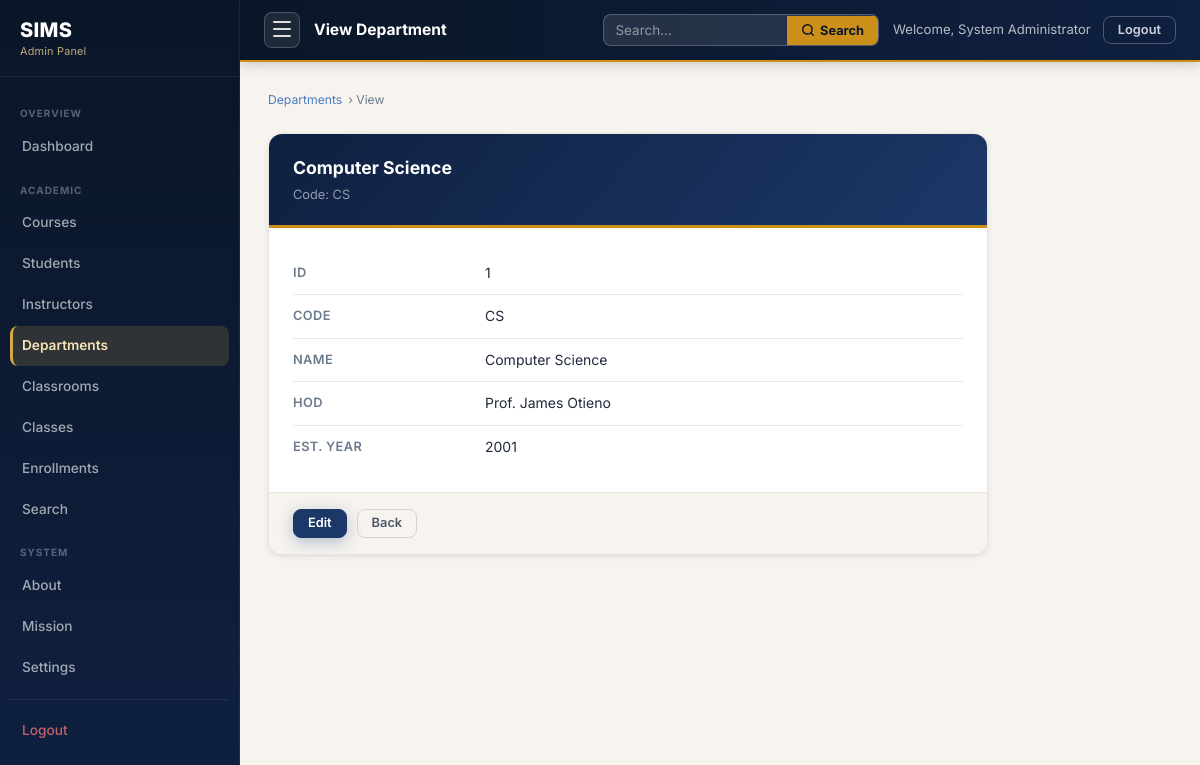
/department_view.php?id=1 (signed in), run on the app's committed database.
### tables this page shows
CREATE TABLE departments (
    department_id    INT          NOT NULL AUTO_INCREMENT,
    dept_code        VARCHAR(10)  NOT NULL,
    dept_name        VARCHAR(100) NOT NULL,
    hod_name         VARCHAR(150) DEFAULT NULL COMMENT 'Head of Department (optional)',
    established_year YEAR         DEFAULT NULL,

    CONSTRAINT pk_departments PRIMARY KEY (department_id),
    CONSTRAINT uq_dept_code   UNIQUE (dept_code),
    CONSTRAINT uq_dept_name   UNIQUE (dept_name)
);

### department_view.php (the view, shortened to what this page needs)
<?php
require_once '../config.php'; require_once 'admin_auth.php';
$id=(int)($_GET['id']??0); if($id<=0){header('Location: departments.php');exit;}
$s=$pdo->prepare("SELECT * FROM departments WHERE department_id=:id");
$s->execute([':id'=>$id]); $dept=$s->fetch(); if(!$dept){header('Location: departments.php');exit;}
require_once '../includes/admin_sidebar.php';
?>
<div class="admin-ph"><div class="admin-ph-breadcrumb"><a href="departments.php">Departments</a> &rsaquo; View</div></div>
<div class="view-card">
  <div class="view-card-header"><div class="view-card-title"><?=htmlspecialchars($dept['dept_name'],ENT_QUOTES,'UTF-8')?></div><div class="view-card-sub">Code: <?=htmlspecialchars($dept['dept_code'],ENT_QUOTES,'UTF-8')?></div></div>
  <div class="view-card-body">
    <div class="view-row"><span class="view-label">ID</span><span class="view-value"><?=(int)$dept['department_id']?></span></div>
    <div class="view-row"><span class="view-label">Code</span><span class="view-value"><?=htmlspecialchars($dept['dept_code'],ENT_QUOTES,'UTF-8')?></span></div>
    <div class="view-row"><span class="view-label">Name</span><span class="view-value"><?=htmlspecialchars($dept['dept_name'],ENT_QUOTES,'UTF-8')?></span></div>
    <div class="view-row"><span class="view-label">HOD</span><span class="view-value"><?=htmlspecialchars($dept['hod_name']??'—',ENT_QUOTES,'UTF-8')?></span></div>
    <div class="view-row"><span class="view-label">Est. Year</span><span class="view-value"><?=htmlspecialchars($dept['established_year']??'—',ENT_QUOTES,'UTF-8')?></span></div>
  </div>
  <div class="view-card-footer"><a href="department_edit.php?id=<?=(int)$id?>" class="btn btn-primary btn-sm">Edit</a><a href="departments.php" class="btn btn-ghost btn-sm">Back</a></div>
</div>
<?php require_once '../includes/admin_footer.php'; ?>

### sims.css (style rules this page uses)
:root { --primary-950: #0a1628; --primary-900: #0f2040; --primary-800: #152b55; --primary-700: #1c3868; --primary-600: #234a82; --primary-500: #2d5d9e; --primary-400: #4a7bc0; --primary-300: #7aa3d4; --primary-200: #b3cce8; --primary-100: #dce9f5; --primary-50: #eef4fb; --primary: var(--primary-700); --primary-dark: var(--primary-900); --primary-mid: var(--primary-600); --primary-light: var(--primary-400); --primary-tint: var(--primary-50); --accent-900: #7a4a05; --accent-800: #9e6108; --accent-700: #b8780f; --accent-600: #cc8f1a; --accent-500: #d4a843; --accent-400: #e0bc68; --accent-300: #ecd08f; --accent-200: #f5e4b8; --accent-100: #faf2dc; --accent-50: #fdf9ee; --accent: var(--accent-500); --accent-dark: var(--accent-700); --accent-light: var(--accent-300); --accent-tint: var(--accent-50); --success: #1a7a4a; --success-mid: #22a362; --success-light: #d4f0e3; --success-border: #7dd4aa; --error: #b91c1c; --error-mid: #dc2626; --error-light: #fde8e8; --error-border: #f4a4a4; --warning: #a16207; --warning-mid: #ca8a04; --warning-light: #fef9c3; --warning-border: #f0d080; --info: #0e5f8a; --info-mid: #1580bb; --info-light: #d0eaf7; --info-border: #80c4e8; --bg-body: #f0ebe3; --bg-tinted: #f7f4ef; --bg-surface: #faf8f5; --bg-white: #ffffff; --surface: #ffffff; --surface-alt: #fffdf8; --text-900: #111827; --text-700: #1f2a3c; --text-500: #4b5869; --text-400: #6b7a8d; --text-300: #9ba8b8; --text-inv: #ffffff; --text: var(--text-700); --text-secondary: var(--text-500); --text-muted: var(--text-400); --text-inverse: var(--text-inv); --border: #d8d1c8; --border-light: #ebe6df; --border-focus: var(--primary-500); --wood: #b8823a; --wood-light: #d4aa72; --wood-tint: #f5e9d8; --sp-1: 4px; --sp-2: 8px; --sp-3: 12px; --sp-4: 16px; --sp-5: 20px; --sp-6: 24px; --sp-7: 28px; --sp-8: 32px; --sp-10: 40px; --sp-12: 48px; --sp-16: 64px; --sp-20: 80px; --r-xs: 3px; --r-sm: 5px; --r: 8px; --r-md: 10px; --r-lg: 14px; --r-xl: 20px; --r-2xl: 28px; --r-full: 9999px; --shadow-xs: 0 1px 2px rgba(28, 46, 80, 0.06); --shadow-sm: 0 2px 6px rgba(28, 46, 80, 0.08), 0 1px 2px rgba(28, 46, 80, 0.05); --shadow: 0 4px 12px rgba(28, 46, 80, 0.10), 0 2px 4px rgba(28, 46, 80, 0.06); --shadow-md: 0 8px 24px rgba(28, 46, 80, 0.12), 0 3px 8px rgba(28, 46, 80, 0.07); --shadow-lg: 0 16px 40px rgba(28, 46, 80, 0.16), 0 6px 12px rgba(28, 46, 80, 0.09); --shadow-accent: 0 4px 16px rgba(212, 168, 67, 0.35); --shadow-primary: 0 4px 16px rgba(28, 58, 130, 0.30); --font: 'Inter', system-ui, -apple-system, BlinkMacSystemFont, 'Segoe UI', sans-serif; --font-mono: 'SFMono-Regular', 'Cascadia Code', Consolas, 'Liberation Mono', monospace; --ease-out: cubic-bezier(0.16, 1, 0.3, 1); --ease-in-out: cubic-bezier(0.45, 0, 0.55, 1); --dur-fast: 120ms; --dur: 200ms; --dur-slow: 350ms; --header-h: 66px; --max-w: 1100px; --max-w-form: 680px; }
*, *::before, *::after { box-sizing: border-box; margin: 0; padding: 0; }
html { scroll-behavior: smooth; -webkit-text-size-adjust: 100%; }
body { font-family: var(--font); font-size: 15px; line-height: 1.6; color: var(--text); background: var(--bg-body); min-height: 100vh; display: flex; flex-direction: column; -webkit-font-smoothing: antialiased; -moz-osx-font-smoothing: grayscale; }
a { color: var(--primary-light); text-decoration: none; transition: color var(--dur) var(--ease-out); }
.btn { display: inline-flex; align-items: center; justify-content: center; gap: var(--sp-2); padding: 10px 22px; font-family: var(--font); font-size: 0.875rem; font-weight: 600; line-height: 1; border-radius: var(--r); border: 1.5px solid transparent; cursor: pointer; text-decoration: none; white-space: nowrap; transition: background var(--dur) var(--ease-out), color var(--dur) var(--ease-out), border-color var(--dur) var(--ease-out), transform var(--dur) var(--ease-out), box-shadow var(--dur) var(--ease-out); position: relative; overflow: hidden; }
.btn-primary { background: var(--primary-700); color: #fff; border-color: var(--primary-700); box-shadow: var(--shadow-primary); }
.btn-ghost { background: transparent; color: var(--text-secondary); border-color: var(--border); }
.btn-sm { padding: 7px 14px; font-size: 0.80rem; }

### data on the page
departments: dept_name "Computer Science", dept_code "CS", department_id "1", hod_name "Prof. James Otieno", established_year "2001"

### other printed values
$label "Dashboard"
$label "Courses"
$label "Students"
$label "Instructors"
$label "Departments"
$label "Classrooms"
$label "Classes"
$label "Enrollments"
$label "Search"
$label "About"
$label "Mission"
$label "Settings"
$pageTitle "View Department"
$adminName "System Administrator"
